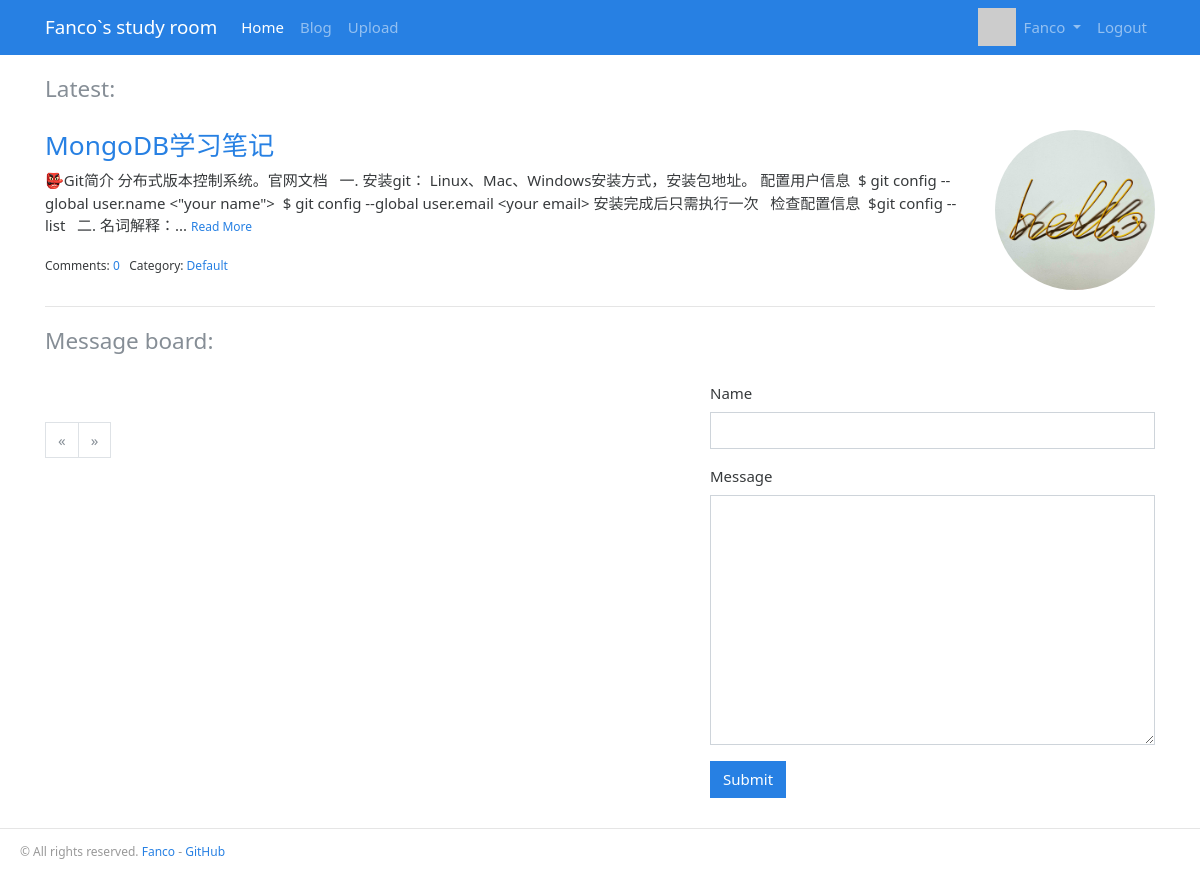
The page / (signed in) on the database its author committed.
### Blog/models.py (models this page shows, shortened)
@whooshee.register_model('username')
class User(db.Model, UserMixin):
	__tablename__ = 'users'
	id = db.Column(db.Integer, primary_key=True)
	email = db.Column(db.String(64), unique=True, index=True)
	username = db.Column(db.String(20), unique=True, index=True)
	password_hash = db.Column(db.String(128))
	image = db.Column(db.String(128))
	create_at = db.Column(db.DateTime, default=datetime.utcnow)
	last_seen = db.Column(db.DateTime(), default=datetime.utcnow)
	role_id = db.Column(db.Integer, db.ForeignKey('roles.id'))
	comments = db.relationship('Comment', backref='author')
	@property
	def is_admin(self):
		return self.role.name == 'Administrator'
	@property
	def password(self):
		raise AttributeError('password is not a readable attribute')

@whooshee.register_model('title','body')
class Post(db.Model):
	__tablename__ = 'posts'
	id = db.Column(db.Integer, primary_key=True)
	title = db.Column(db.String(60))
	body = db.Column(db.Text)
	body_html = db.Column(db.Text)
	timestamp = db.Column(db.DateTime, default=datetime.utcnow, index=True)
	can_comment = db.Column(db.Boolean, default=True)
	category_id = db.Column(db.Integer, db.ForeignKey('categorys.id'))
	comments = db.relationship('Comment', backref='post', cascade='all, delete-orphan')

class Category(db.Model):
	__tablename__ = 'categorys'
	id = db.Column(db.Integer, primary_key=True)
	name = db.Column(db.String(30), unique=True)
	posts = db.relationship('Post', backref='category')

### Blog/blueprints/blog.py (the view, shortened to what this page needs)
@blog_bp.route('/', methods=['GET', 'POST'])
def index():
	last = Post.query.order_by(Post.timestamp.desc()).first()
	form = HelloForm()
	page = request.args.get('page', 1, type=int)
	per_page = current_app.config['MESSAGE_PER_PAGE']
	pagination = Message.query.order_by(Message.timestamp.desc()).paginate(page, per_page=per_page)
	a = Message.query.order_by(Message.timestamp.desc())
	print(a)
	messages = pagination.items
	return render_template('blog/index.html', post=last, pagination=pagination, messages=messages, form=form)

### Blog/form.py
class HelloForm(FlaskForm):
	name = StringField('Name', validators=[DataRequired(), Length(1, 20)])
	body = TextAreaField('Message', validators=[DataRequired(), Length(1, 200)])
	submit = SubmitField()

### Blog/__init__.py (called while the page is built)
def register_template_context(app):
    @app.context_processor
    def make_template_context():
        admin = User.query.filter_by(username='admin').first()
        categories = Category.query.order_by(Category.name).all()
        return dict(admin=admin, categories=categories)

### Blog/extensions.py (called while the page is built)
@login_manager.user_loader
def load_user(user_id):
    from Blog.models import User
    user = User.query.get(int(user_id))
    return user

### Blog/templates/blog/index.html (shortened to what this page needs)
{% extends 'base.html' %}
{% from 'bootstrap/form.html' import render_form %}
{% from 'bootstrap/pagination.html' import render_pager %}
{% from 'bootstrap/pagination.html' import render_pagination %}
{% block content %}
    <div class="page-header">
        <h4 class="text-muted">Latest:</h4>
    </div>
    <div class="row">
        <div class="col-sm-10">
            {% if post %}
                <h3 class="text-primary"><a href="{{ url_for('.show_post', post_id=post.id) }}">{{ post.title }}</a></h3>
                <p>
                    {{ post.body|striptags|truncate }}
                    <small><a href="{{ url_for('.show_post', post_id=post.id) }}">Read More</a></small>
                </p>
                <small>
                    Comments: <a href="{{ url_for('.show_post', post_id=post.id) }}">{{ post.comments|length }}</a>&nbsp;&nbsp;
                    Category: <a href="{{ url_for('.show_post', post_id=post.id) }}">{{ post.category.name }}</a>
                </small>
            {% endif %}
        </div>
        <div class="col-sm-2">
            <img class="pure-img pure-img-responsive" src="/static/img/portrait.jpg" alt="Logo">
        </div>
    </div>
    <hr>
    <div class="page-header">
        <h4 class="text-muted">Message board:</h4>
    </div>
    <div class="row">
        <div class="col-sm-7">
            <div class="page-footer">{{ render_pagination(pagination) }}</div>
        </div>
        <div class="col-sm-5">
            {{ render_form(form) }}
        </div>
    </div>
{% endblock %}

### Blog/templates/base.html (shortened to what this page needs)
{% from 'bootstrap/nav.html' import render_nav_item %}
<!DOCTYPE html>
<html lang="en">
<head>
    {% block head %}
        {% block styles %}
            <link rel="stylesheet" href="{{ url_for('static', filename='css/perfect_blue.min.css') }}" type="text/css">
            <link rel="stylesheet" href="{{ url_for('static', filename='css/bootstrap.min.css') }}" type="text/css">
            <link rel="stylesheet" href="{{ url_for('static', filename='css/style.css') }}" type="text/css">
            <link rel="stylesheet" href="{{ url_for('static', filename='css/github.css') }}" type="text/css">
            <link rel="stylesheet" href="{{ url_for('static', filename='open-iconic/font/css/open-iconic-bootstrap.css') }}">
        {% endblock styles %}
    {% endblock head %}
</head>
<body>
{% block nav %}
    <nav class="navbar navbar-expand-lg navbar-dark bg-primary">
        <div class="container">
            <a class="navbar-brand" href="{{ url_for('blog.index') }}">Fanco`s study room</a>
            <div class="collapse navbar-collapse" id="navbarColor01">
                <ul class="navbar-nav mr-auto">
                    {{ render_nav_item('blog.index', 'Home') }}
                    {{ render_nav_item('blog.blogs', 'Blog') }}
                    {% if current_user.is_authenticated %}
                        {{ render_nav_item('admin.upload', 'Upload') }}
                    {% endif %}
                </ul>
                <ul class="nav navbar-nav navbar-right">
                    {% if current_user.is_authenticated %}
                        <img class="img-display" width="38" height="38" src="{{ current_user.image }}">
                        {% if current_user.is_admin %}
                            <li class="nav-item dropdown">
                                <a href="#" class="nav-link dropdown-toggle" data-toggle="dropdown" role="button"
                                   aria-haspopup="true"
                                   aria-expanded="false">
                                    {{ current_user.username }}
                                </a>
                            </li>
                        {% endif %}
                        {{ render_nav_item('auth.logout', 'Logout') }}
                    {% else %}
                        {{ render_nav_item('auth.login', 'Login') }}
                    {% endif %}
                </ul>
            </div>
        </div>
    </nav>
{% endblock nav %}
<main class="container main">
    {% block content %}{% endblock content %}
</main>
{% block footer %}
        <footer>
            <p class="float-left">
                <small> &copy; All rights reserved. <a href="http://fanco.ink" title="To my blog">Fanco</a> -
                    <a href="https://github.com/fancofang" title="Fork me on GitHub">GitHub</a>
                </small>
            </p>
        </footer>
{% endblock footer %}
</body>
</html>

### Blog/static/css/style.css (style rules this page uses)
html { overflow-y: scroll; }
:root { overflow-y: auto; overflow-x: hidden; }
:root body { position: absolute; }
body { width: 100vw; overflow: hidden; }
nav { margin-bottom: 20px; }
.page-header { padding-bottom: 20px; }
.main { min-height:calc(100vh - 155px); }
footer { margin-top: 30px; padding: 10px 0 40px 20px; color: #999; border-top: 1px solid #e5e5e5; }
.page-footer { padding-top: 40px; }
.pure-img { max-width: 100%; height: auto; display: block; }
.pure-img-responsive { border-radius:100%; }
textarea { height: 250px; }

### Blog/static/css/github.css (style rules this page uses)
hr { height: 4px; }
img { max-width: 100%; }

### rows shown on the page
User: username "Fanco"
Post: title "MongoDB学习笔记", body "👺Git简介 分布式版本控制系统。官网文档 一. 安装git： Linux、Mac、Windows安装方式，安装包地址。 配置用户信息 $ git config --global user.name <\"your name\"> $ git config --global user.email <your email> 安装完成后只需执行一次 检查配置信息 $git config --list 二. 名词解释：..."
Category: category.name "Default"

### other values the page prints
{{ render_nav_item('blog.index', 'Home') }} "Home"
{{ render_nav_item('blog.blogs', 'Blog') }} "Blog"
{{ render_nav_item('admin.upload', 'Upload') }} "Upload"
{{ render_nav_item('auth.logout', 'Logout') }} "Logout"
{{ post.comments|length }} "0"
{{ render_pagination(pagination) }} "« »"
